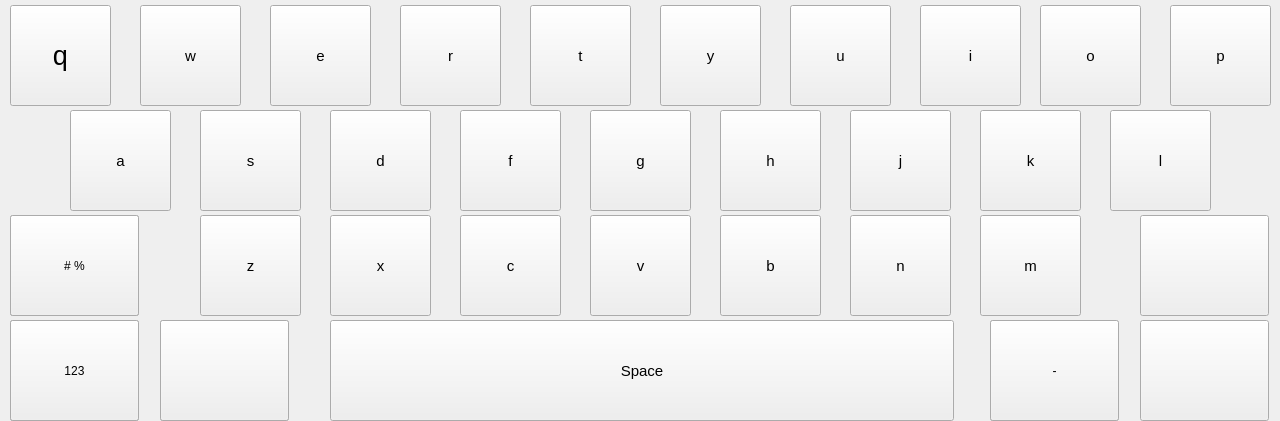
  <widget class="QFrame" name="DigitBtnFrame">
   <property name="geometry">
    <rect>
     <x>0</x>
     <y>149</y>
     <width>1280</width>
     <height>421</height>
    </rect>
   </property>
   <property name="frameShape">
    <enum>QFrame::NoFrame</enum>
   </property>
   <property name="frameShadow">
    <enum>QFrame::Raised</enum>
   </property>
   <widget class="QToolButton" name="btnS">
    <property name="geometry">
     <rect>
      <x>200</x>
      <y>110</y>
      <width>101</width>
      <height>101</height>
     </rect>
    </property>
    <property name="sizePolicy">
     <sizepolicy hsizetype="Expanding" vsizetype="Expanding">
      <horstretch>0</horstretch>
      <verstretch>0</verstretch>
     </sizepolicy>
    </property>
    <property name="font">
     <font>
      <family>Ubuntu</family>
      <pointsize>11</pointsize>
      <weight>50</weight>
      <italic>false</italic>
      <bold>false</bold>
     </font>
    </property>
    <property name="focusPolicy">
     <enum>Qt::NoFocus</enum>
    </property>
    <property name="accessibleName">
     <string>0x73</string>
    </property>
    <property name="text">
     <string>s</string>
    </property>
    <property name="autoRepeat">
     <bool>true</bool>
    </property>
   </widget>
   <widget class="QToolButton" name="btnB">
    <property name="geometry">
     <rect>
      <x>720</x>
      <y>215</y>
      <width>101</width>
      <height>101</height>
     </rect>
    </property>
    <property name="sizePolicy">
     <sizepolicy hsizetype="Expanding" vsizetype="Expanding">
      <horstretch>0</horstretch>
      <verstretch>0</verstretch>
     </sizepolicy>
    </property>
    <property name="font">
     <font>
      <family>Ubuntu</family>
      <pointsize>11</pointsize>
      <weight>50</weight>
      <italic>false</italic>
      <bold>false</bold>
     </font>
    </property>
    <property name="focusPolicy">
     <enum>Qt::NoFocus</enum>
    </property>
    <property name="accessibleName">
     <string>0x62</string>
    </property>
    <property name="text">
     <string>b</string>
    </property>
    <property name="autoRepeat">
     <bool>true</bool>
    </property>
   </widget>
   <widget class="QToolButton" name="btnH">
    <property name="geometry">
     <rect>
      <x>720</x>
      <y>110</y>
      <width>101</width>
      <height>101</height>
     </rect>
    </property>
    <property name="sizePolicy">
     <sizepolicy hsizetype="Expanding" vsizetype="Expanding">
      <horstretch>0</horstretch>
      <verstretch>0</verstretch>
     </sizepolicy>
    </property>
    <property name="font">
     <font>
      <family>Ubuntu</family>
      <pointsize>11</pointsize>
      <weight>50</weight>
      <italic>false</italic>
      <bold>false</bold>
     </font>
    </property>
    <property name="focusPolicy">
     <enum>Qt::NoFocus</enum>
    </property>
    <property name="accessibleName">
     <string>0x68</string>
    </property>
    <property name="text">
     <string>h</string>
    </property>
    <property name="autoRepeat">
     <bool>true</bool>
    </property>
   </widget>
   <widget class="QToolButton" name="btnJ">
    <property name="geometry">
     <rect>
      <x>850</x>
      <y>110</y>
      <width>101</width>
      <height>101</height>
     </rect>
    </property>
    <property name="sizePolicy">
     <sizepolicy hsizetype="Expanding" vsizetype="Expanding">
      <horstretch>0</horstretch>
      <verstretch>0</verstretch>
     </sizepolicy>
    </property>
    <property name="font">
     <font>
      <family>Ubuntu</family>
      <pointsize>11</pointsize>
      <weight>50</weight>
      <italic>false</italic>
      <bold>false</bold>
     </font>
    </property>
    <property name="focusPolicy">
     <enum>Qt::NoFocus</enum>
    </property>
    <property name="accessibleName">
     <string>0x6a</string>
    </property>
    <property name="text">
     <string>j</string>
    </property>
    <property name="autoRepeat">
     <bool>true</bool>
    </property>
   </widget>
   <widget class="QToolButton" name="btnD">
    <property name="geometry">
     <rect>
      <x>330</x>
      <y>110</y>
      <width>101</width>
      <height>101</height>
     </rect>
    </property>
    <property name="sizePolicy">
     <sizepolicy hsizetype="Expanding" vsizetype="Expanding">
      <horstretch>0</horstretch>
      <verstretch>0</verstretch>
     </sizepolicy>
    </property>
    <property name="font">
     <font>
      <family>Ubuntu</family>
      <pointsize>11</pointsize>
      <weight>50</weight>
      <italic>false</italic>
      <bold>false</bold>
     </font>
    </property>
    <property name="focusPolicy">
     <enum>Qt::NoFocus</enum>
    </property>
    <property name="accessibleName">
     <string>0x64</string>
    </property>
    <property name="text">
     <string>d</string>
    </property>
    <property name="autoRepeat">
     <bool>true</bool>
    </property>
   </widget>
   <widget class="QToolButton" name="btnZ">
    <property name="geometry">
     <rect>
      <x>200</x>
      <y>215</y>
      <width>101</width>
      <height>101</height>
     </rect>
    </property>
    <property name="sizePolicy">
     <sizepolicy hsizetype="Expanding" vsizetype="Expanding">
      <horstretch>0</horstretch>
      <verstretch>0</verstretch>
     </sizepolicy>
    </property>
    <property name="font">
     <font>
      <family>Ubuntu</family>
      <pointsize>11</pointsize>
      <weight>50</weight>
      <italic>false</italic>
      <bold>false</bold>
     </font>
    </property>
    <property name="focusPolicy">
     <enum>Qt::NoFocus</enum>
    </property>
    <property name="accessibleName">
     <string>0x7a</string>
    </property>
    <property name="text">
     <string>z</string>
    </property>
    <property name="autoRepeat">
     <bool>true</bool>
    </property>
   </widget>
   <widget class="QToolButton" name="btnX">
    <property name="geometry">
     <rect>
      <x>330</x>
      <y>215</y>
      <width>101</width>
      <height>101</height>
     </rect>
    </property>
    <property name="sizePolicy">
     <sizepolicy hsizetype="Expanding" vsizetype="Expanding">
      <horstretch>0</horstretch>
      <verstretch>0</verstretch>
     </sizepolicy>
    </property>
    <property name="font">
     <font>
      <family>Ubuntu</family>
      <pointsize>11</pointsize>
      <weight>50</weight>
      <italic>false</italic>
      <bold>false</bold>
     </font>
    </property>
    <property name="focusPolicy">
     <enum>Qt::NoFocus</enum>
    </property>
    <property name="accessibleName">
     <string>0x78</string>
    </property>
    <property name="text">
     <string>x</string>
    </property>
    <property name="autoRepeat">
     <bool>true</bool>
    </property>
   </widget>
   <widget class="QToolButton" name="btnF">
    <property name="geometry">
     <rect>
      <x>460</x>
      <y>110</y>
      <width>101</width>
      <height>101</height>
     </rect>
    </property>
    <property name="sizePolicy">
     <sizepolicy hsizetype="Expanding" vsizetype="Expanding">
      <horstretch>0</horstretch>
      <verstretch>0</verstretch>
     </sizepolicy>
    </property>
    <property name="font">
     <font>
      <family>Ubuntu</family>
      <pointsize>11</pointsize>
      <weight>50</weight>
      <italic>false</italic>
      <bold>false</bold>
     </font>
    </property>
    <property name="focusPolicy">
     <enum>Qt::NoFocus</enum>
    </property>
    <property name="accessibleName">
     <string>0x66</string>
    </property>
    <property name="text">
     <string>f</string>
    </property>
    <property name="autoRepeat">
     <bool>true</bool>
    </property>
   </widget>
   <widget class="QToolButton" name="btnM">
    <property name="enabled">
     <bool>true</bool>
    </property>
    <property name="geometry">
     <rect>
      <x>980</x>
      <y>215</y>
      <width>101</width>
      <height>101</height>
     </rect>
    </property>
    <property name="sizePolicy">
     <sizepolicy hsizetype="Expanding" vsizetype="Expanding">
      <horstretch>0</horstretch>
      <verstretch>0</verstretch>
     </sizepolicy>
    </property>
    <property name="font">
     <font>
      <family>Ubuntu</family>
      <pointsize>11</pointsize>
      <weight>50</weight>
      <italic>false</italic>
      <bold>false</bold>
     </font>
    </property>
    <property name="focusPolicy">
     <enum>Qt::NoFocus</enum>
    </property>
    <property name="accessibleName">
     <string>0x6d</string>
    </property>
    <property name="text">
     <string>m</string>
    </property>
    <property name="autoRepeat">
     <bool>true</bool>
    </property>
   </widget>
   <widget class="QToolButton" name="btn_space">
    <property name="geometry">
     <rect>
      <x>330</x>
      <y>320</y>
      <width>624</width>
      <height>101</height>
     </rect>
    </property>
    <property name="sizePolicy">
     <sizepolicy hsizetype="Expanding" vsizetype="Expanding">
      <horstretch>0</horstretch>
      <verstretch>0</verstretch>
     </sizepolicy>
    </property>
    <property name="minimumSize">
     <size>
      <width>80</width>
      <height>35</height>
     </size>
    </property>
    <property name="font">
     <font>
      <pointsize>11</pointsize>
     </font>
    </property>
    <property name="focusPolicy">
     <enum>Qt::NoFocus</enum>
    </property>
    <property name="accessibleName">
     <string>0x20</string>
    </property>
    <property name="text">
     <string>Space</string>
    </property>
   </widget>
   <widget class="QToolButton" name="btnK">
    <property name="geometry">
     <rect>
      <x>980</x>
      <y>110</y>
      <width>101</width>
      <height>101</height>
     </rect>
    </property>
    <property name="sizePolicy">
     <sizepolicy hsizetype="Expanding" vsizetype="Expanding">
      <horstretch>0</horstretch>
      <verstretch>0</verstretch>
     </sizepolicy>
    </property>
    <property name="font">
     <font>
      <family>Ubuntu</family>
      <pointsize>11</pointsize>
      <weight>50</weight>
      <italic>false</italic>
      <bold>false</bold>
     </font>
    </property>
    <property name="focusPolicy">
     <enum>Qt::NoFocus</enum>
    </property>
    <property name="accessibleName">
     <string>0x6b</string>
    </property>
    <property name="text">
     <string>k</string>
    </property>
    <property name="autoRepeat">
     <bool>true</bool>
    </property>
   </widget>
   <widget class="QToolButton" name="btnL">
    <property name="geometry">
     <rect>
      <x>1110</x>
      <y>110</y>
      <width>101</width>
      <height>101</height>
     </rect>
    </property>
    <property name="sizePolicy">
     <sizepolicy hsizetype="Expanding" vsizetype="Expanding">
      <horstretch>0</horstretch>
      <verstretch>0</verstretch>
     </sizepolicy>
    </property>
    <property name="font">
     <font>
      <family>Ubuntu</family>
      <pointsize>11</pointsize>
      <weight>50</weight>
      <italic>false</italic>
      <bold>false</bold>
     </font>
    </property>
    <property name="focusPolicy">
     <enum>Qt::NoFocus</enum>
    </property>
    <property name="accessibleName">
     <string>0x6c</string>
    </property>
    <property name="text">
     <string>l</string>
    </property>
    <property name="autoRepeat">
     <bool>true</bool>
    </property>
   </widget>
   <widget class="QToolButton" name="btnV">
    <property name="geometry">
     <rect>
      <x>590</x>
      <y>215</y>
      <width>101</width>
      <height>101</height>
     </rect>
    </property>
    <property name="sizePolicy">
     <sizepolicy hsizetype="Expanding" vsizetype="Expanding">
      <horstretch>0</horstretch>
      <verstretch>0</verstretch>
     </sizepolicy>
    </property>
    <property name="font">
     <font>
      <family>Ubuntu</family>
      <pointsize>11</pointsize>
      <weight>50</weight>
      <italic>false</italic>
      <bold>false</bold>
     </font>
    </property>
    <property name="focusPolicy">
     <enum>Qt::NoFocus</enum>
    </property>
    <property name="accessibleName">
     <string>0x76</string>
    </property>
    <property name="text">
     <string>v</string>
    </property>
    <property name="autoRepeat">
     <bool>true</bool>
    </property>
   </widget>
   <widget class="QToolButton" name="btnC">
    <property name="geometry">
     <rect>
      <x>460</x>
      <y>215</y>
      <width>101</width>
      <height>101</height>
     </rect>
    </property>
    <property name="sizePolicy">
     <sizepolicy hsizetype="Expanding" vsizetype="Expanding">
      <horstretch>0</horstretch>
      <verstretch>0</verstretch>
     </sizepolicy>
    </property>
    <property name="font">
     <font>
      <family>Ubuntu</family>
      <pointsize>11</pointsize>
      <weight>50</weight>
      <italic>false</italic>
      <bold>false</bold>
     </font>
    </property>
    <property name="focusPolicy">
     <enum>Qt::NoFocus</enum>
    </property>
    <property name="accessibleName">
     <string>0x63</string>
    </property>
    <property name="text">
     <string>c</string>
    </property>
    <property name="autoRepeat">
     <bool>true</bool>
    </property>
   </widget>
   <widget class="QToolButton" name="btnN">
    <property name="geometry">
     <rect>
      <x>850</x>
      <y>215</y>
      <width>101</width>
      <height>101</height>
     </rect>
    </property>
    <property name="sizePolicy">
     <sizepolicy hsizetype="Expanding" vsizetype="Expanding">
      <horstretch>0</horstretch>
      <verstretch>0</verstretch>
     </sizepolicy>
    </property>
    <property name="font">
     <font>
      <family>Ubuntu</family>
      <pointsize>11</pointsize>
      <weight>50</weight>
      <italic>false</italic>
      <bold>false</bold>
     </font>
    </property>
    <property name="focusPolicy">
     <enum>Qt::NoFocus</enum>
    </property>
    <property name="accessibleName">
     <string>0x6e</string>
    </property>
    <property name="text">
     <string>n</string>
    </property>
    <property name="autoRepeat">
     <bool>true</bool>
    </property>
   </widget>
   <widget class="QToolButton" name="btnA">
    <property name="geometry">
     <rect>
      <x>70</x>
      <y>110</y>
      <width>101</width>
      <height>101</height>
     </rect>
    </property>
    <property name="sizePolicy">
     <sizepolicy hsizetype="Expanding" vsizetype="Expanding">
      <horstretch>0</horstretch>
      <verstretch>0</verstretch>
     </sizepolicy>
    </property>
    <property name="font">
     <font>
      <family>Ubuntu</family>
      <pointsize>11</pointsize>
      <weight>50</weight>
      <italic>false</italic>
      <bold>false</bold>
     </font>
    </property>
    <property name="focusPolicy">
     <enum>Qt::NoFocus</enum>
    </property>
    <property name="accessibleName">
     <string>0x61</string>
    </property>
    <property name="text">
     <string>a</string>
    </property>
    <property name="autoRepeat">
     <bool>true</bool>
    </property>
   </widget>
   <widget class="QToolButton" name="btnG">
    <property name="geometry">
     <rect>
      <x>590</x>
      <y>110</y>
      <width>101</width>
      <height>101</height>
     </rect>
    </property>
    <property name="sizePolicy">
     <sizepolicy hsizetype="Expanding" vsizetype="Expanding">
      <horstretch>0</horstretch>
      <verstretch>0</verstretch>
     </sizepolicy>
    </property>
    <property name="font">
     <font>
      <family>Ubuntu</family>
      <pointsize>11</pointsize>
      <weight>50</weight>
      <italic>false</italic>
      <bold>false</bold>
     </font>
    </property>
    <property name="focusPolicy">
     <enum>Qt::NoFocus</enum>
    </property>
    <property name="accessibleName">
     <string>0x67</string>
    </property>
    <property name="text">
     <string>g</string>
    </property>
    <property name="autoRepeat">
     <bool>true</bool>
    </property>
   </widget>
   <widget class="QToolButton" name="btnE">
    <property name="geometry">
     <rect>
      <x>270</x>
      <y>5</y>
      <width>101</width>
      <height>101</height>
     </rect>
    </property>
    <property name="sizePolicy">
     <sizepolicy hsizetype="Expanding" vsizetype="Expanding">
      <horstretch>0</horstretch>
      <verstretch>0</verstretch>
     </sizepolicy>
    </property>
    <property name="font">
     <font>
      <family>Ubuntu</family>
      <pointsize>11</pointsize>
      <weight>50</weight>
      <italic>false</italic>
      <bold>false</bold>
     </font>
    </property>
    <property name="focusPolicy">
     <enum>Qt::NoFocus</enum>
    </property>
    <property name="accessibleName">
     <string>0x65</string>
    </property>
    <property name="text">
     <string>e</string>
    </property>
    <property name="autoRepeat">
     <bool>true</bool>
    </property>
   </widget>
   <widget class="QToolButton" name="btnO">
    <property name="geometry">
     <rect>
      <x>1040</x>
      <y>5</y>
      <width>101</width>
      <height>101</height>
     </rect>
    </property>
    <property name="sizePolicy">
     <sizepolicy hsizetype="Expanding" vsizetype="Expanding">
      <horstretch>0</horstretch>
      <verstretch>0</verstretch>
     </sizepolicy>
    </property>
    <property name="font">
     <font>
      <family>Ubuntu</family>
      <pointsize>11</pointsize>
      <weight>50</weight>
      <italic>false</italic>
      <bold>false</bold>
     </font>
    </property>
    <property name="focusPolicy">
     <enum>Qt::NoFocus</enum>
    </property>
    <property name="accessibleName">
     <string>0x6f</string>
    </property>
    <property name="text">
     <string>o</string>
    </property>
    <property name="autoRepeat">
     <bool>true</bool>
    </property>
   </widget>
   <widget class="QToolButton" name="btnW">
    <property name="geometry">
     <rect>
      <x>140</x>
      <y>5</y>
      <width>101</width>
      <height>101</height>
     </rect>
    </property>
    <property name="sizePolicy">
     <sizepolicy hsizetype="Expanding" vsizetype="Expanding">
      <horstretch>0</horstretch>
      <verstretch>0</verstretch>
     </sizepolicy>
    </property>
    <property name="font">
     <font>
      <family>Ubuntu</family>
      <pointsize>11</pointsize>
      <weight>50</weight>
      <italic>false</italic>
      <bold>false</bold>
     </font>
    </property>
    <property name="focusPolicy">
     <enum>Qt::NoFocus</enum>
    </property>
    <property name="accessibleName">
     <string>0x77</string>
    </property>
    <property name="text">
     <string>w</string>
    </property>
    <property name="autoRepeat">
     <bool>true</bool>
    </property>
   </widget>
   <widget class="QToolButton" name="btnP">
    <property name="geometry">
     <rect>
      <x>1170</x>
      <y>5</y>
      <width>101</width>
      <height>101</height>
     </rect>
    </property>
    <property name="sizePolicy">
     <sizepolicy hsizetype="Expanding" vsizetype="Expanding">
      <horstretch>0</horstretch>
      <verstretch>0</verstretch>
     </sizepolicy>
    </property>
    <property name="font">
     <font>
      <family>Ubuntu</family>
      <pointsize>11</pointsize>
      <weight>50</weight>
      <italic>false</italic>
      <bold>false</bold>
     </font>
    </property>
    <property name="focusPolicy">
     <enum>Qt::NoFocus</enum>
    </property>
    <property name="accessibleName">
     <string>0x70</string>
    </property>
    <property name="text">
     <string>p</string>
    </property>
    <property name="autoRepeat">
     <bool>true</bool>
    </property>
   </widget>
   <widget class="QToolButton" name="btnI">
    <property name="geometry">
     <rect>
      <x>920</x>
      <y>5</y>
      <width>101</width>
      <height>101</height>
     </rect>
    </property>
    <property name="sizePolicy">
     <sizepolicy hsizetype="Expanding" vsizetype="Expanding">
      <horstretch>0</horstretch>
      <verstretch>0</verstretch>
     </sizepolicy>
    </property>
    <property name="font">
     <font>
      <family>Ubuntu</family>
      <pointsize>11</pointsize>
      <weight>50</weight>
      <italic>false</italic>
      <bold>false</bold>
     </font>
    </property>
    <property name="focusPolicy">
     <enum>Qt::NoFocus</enum>
    </property>
    <property name="accessibleName">
     <string>0x69</string>
    </property>
    <property name="text">
     <string>i</string>
    </property>
    <property name="autoRepeat">
     <bool>true</bool>
    </property>
   </widget>
   <widget class="QToolButton" name="btnR">
    <property name="geometry">
     <rect>
      <x>400</x>
      <y>5</y>
      <width>101</width>
      <height>101</height>
     </rect>
    </property>
    <property name="sizePolicy">
     <sizepolicy hsizetype="Expanding" vsizetype="Expanding">
      <horstretch>0</horstretch>
      <verstretch>0</verstretch>
     </sizepolicy>
    </property>
    <property name="font">
     <font>
      <family>Ubuntu</family>
      <pointsize>11</pointsize>
      <weight>50</weight>
      <italic>false</italic>
      <bold>false</bold>
     </font>
    </property>
    <property name="focusPolicy">
     <enum>Qt::NoFocus</enum>
    </property>
    <property name="accessibleName">
     <string>0x72</string>
    </property>
    <property name="text">
     <string>r</string>
    </property>
    <property name="autoRepeat">
     <bool>true</bool>
    </property>
   </widget>
   <widget class="QToolButton" name="btnT">
    <property name="geometry">
     <rect>
      <x>530</x>
      <y>5</y>
      <width>101</width>
      <height>101</height>
     </rect>
    </property>
    <property name="sizePolicy">
     <sizepolicy hsizetype="Expanding" vsizetype="Expanding">
      <horstretch>0</horstretch>
      <verstretch>0</verstretch>
     </sizepolicy>
    </property>
    <property name="font">
     <font>
      <family>Ubuntu</family>
      <pointsize>11</pointsize>
      <weight>50</weight>
      <italic>false</italic>
      <bold>false</bold>
     </font>
    </property>
    <property name="focusPolicy">
     <enum>Qt::NoFocus</enum>
    </property>
    <property name="accessibleName">
     <string>0x74</string>
    </property>
    <property name="text">
     <string>t</string>
    </property>
    <property name="autoRepeat">
     <bool>true</bool>
    </property>
   </widget>
   <widget class="QToolButton" name="btnY">
    <property name="geometry">
     <rect>
      <x>660</x>
      <y>5</y>
      <width>101</width>
      <height>101</height>
     </rect>
    </property>
    <property name="sizePolicy">
     <sizepolicy hsizetype="Expanding" vsizetype="Expanding">
      <horstretch>0</horstretch>
      <verstretch>0</verstretch>
     </sizepolicy>
    </property>
    <property name="font">
     <font>
      <family>Ubuntu</family>
      <pointsize>11</pointsize>
      <weight>50</weight>
      <italic>false</italic>
      <bold>false</bold>
     </font>
    </property>
    <property name="focusPolicy">
     <enum>Qt::NoFocus</enum>
    </property>
    <property name="accessibleName">
     <string>0x79</string>
    </property>
    <property name="text">
     <string>y</string>
    </property>
    <property name="autoRepeat">
     <bool>true</bool>
    </property>
   </widget>
   <widget class="QToolButton" name="btnU">
    <property name="geometry">
     <rect>
      <x>790</x>
      <y>5</y>
      <width>101</width>
      <height>101</height>
     </rect>
    </property>
    <property name="sizePolicy">
     <sizepolicy hsizetype="Expanding" vsizetype="Expanding">
      <horstretch>0</horstretch>
      <verstretch>0</verstretch>
     </sizepolicy>
    </property>
    <property name="font">
     <font>
      <family>Ubuntu</family>
      <pointsize>11</pointsize>
      <weight>50</weight>
      <italic>false</italic>
      <bold>false</bold>
     </font>
    </property>
    <property name="focusPolicy">
     <enum>Qt::NoFocus</enum>
    </property>
    <property name="accessibleName">
     <string>0x75</string>
    </property>
    <property name="text">
     <string>u</string>
    </property>
    <property name="autoRepeat">
     <bool>true</bool>
    </property>
   </widget>
   <widget class="QToolButton" name="btnQ">
    <property name="geometry">
     <rect>
      <x>10</x>
      <y>5</y>
      <width>101</width>
      <height>101</height>
     </rect>
    </property>
    <property name="sizePolicy">
     <sizepolicy hsizetype="Expanding" vsizetype="Expanding">
      <horstretch>0</horstretch>
      <verstretch>0</verstretch>
     </sizepolicy>
    </property>
    <property name="focusPolicy">
     <enum>Qt::NoFocus</enum>
    </property>
    <property name="accessibleName">
     <string>0x71</string>
    </property>
    <property name="styleSheet">
     <string notr="true">font: 27px;</string>
    </property>
    <property name="text">
     <string>q</string>
    </property>
    <property name="autoRepeat">
     <bool>true</bool>
    </property>
   </widget>
   <widget class="QToolButton" name="btnCaps">
    <property name="geometry">
     <rect>
      <x>10</x>
      <y>215</y>
      <width>129</width>
      <height>101</height>
     </rect>
    </property>
    <property name="sizePolicy">
     <sizepolicy hsizetype="Expanding" vsizetype="Expanding">
      <horstretch>0</horstretch>
      <verstretch>0</verstretch>
     </sizepolicy>
    </property>
    <property name="font">
     <font>
      <pointsize>12</pointsize>
     </font>
    </property>
    <property name="focusPolicy">
     <enum>Qt::NoFocus</enum>
    </property>
    <property name="accessibleName">
     <string>0x01000024</string>
    </property>
    <property name="text">
     <string/>
    </property>
    <property name="checkable">
     <bool>true</bool>
    </property>
   </widget>
   <widget class="QToolButton" name="btn_sym3">
    <property name="geometry">
     <rect>
      <x>10</x>
      <y>215</y>
      <width>129</width>
      <height>101</height>
     </rect>
    </property>
    <property name="text">
     <string>+ =</string>
    </property>
   </widget>
   <widget class="QToolButton" name="btn_sym4">
    <property name="geometry">
     <rect>
      <x>10</x>
      <y>215</y>
      <width>129</width>
      <height>101</height>
     </rect>
    </property>
    <property name="text">
     <string># %</string>
    </property>
   </widget>
   <widget class="QToolButton" name="btnBackspace">
    <property name="geometry">
     <rect>
      <x>1140</x>
      <y>215</y>
      <width>129</width>
      <height>101</height>
     </rect>
    </property>
    <property name="sizePolicy">
     <sizepolicy hsizetype="Expanding" vsizetype="Expanding">
      <horstretch>0</horstretch>
      <verstretch>0</verstretch>
     </sizepolicy>
    </property>
    <property name="font">
     <font>
      <family>Ubuntu</family>
      <pointsize>18</pointsize>
      <weight>50</weight>
      <italic>false</italic>
      <bold>false</bold>
     </font>
    </property>
    <property name="focusPolicy">
     <enum>Qt::NoFocus</enum>
    </property>
    <property name="accessibleName">
     <string>0x01000003</string>
    </property>
    <property name="text">
     <string/>
    </property>
    <property name="autoRepeat">
     <bool>true</bool>
    </property>
   </widget>
   <widget class="QToolButton" name="btn_sym2">
    <property name="geometry">
     <rect>
      <x>10</x>
      <y>320</y>
      <width>129</width>
      <height>101</height>
     </rect>
    </property>
    <property name="sizePolicy">
     <sizepolicy hsizetype="Expanding" vsizetype="Expanding">
      <horstretch>0</horstretch>
      <verstretch>0</verstretch>
     </sizepolicy>
    </property>
    <property name="font">
     <font>
      <family>Ubuntu</family>
      <pointsize>11</pointsize>
      <weight>50</weight>
      <italic>false</italic>
      <bold>false</bold>
     </font>
    </property>
    <property name="focusPolicy">
     <enum>Qt::NoFocus</enum>
    </property>
    <property name="accessibleName">
     <string>0x01000020</string>
    </property>
    <property name="text">
     <string>123</string>
    </property>
    <property name="checkable">
     <bool>true</bool>
    </property>
   </widget>
   <widget class="QToolButton" name="btnchangeENGLISH">
    <property name="geometry">
     <rect>
      <x>160</x>
      <y>320</y>
      <width>129</width>
      <height>101</height>
     </rect>
    </property>
    <property name="sizePolicy">
     <sizepolicy hsizetype="Expanding" vsizetype="Expanding">
      <horstretch>0</horstretch>
      <verstretch>0</verstretch>
     </sizepolicy>
    </property>
    <property name="font">
     <font>
      <family>Ubuntu</family>
      <pointsize>11</pointsize>
      <weight>50</weight>
      <italic>false</italic>
      <bold>false</bold>
     </font>
    </property>
    <property name="focusPolicy">
     <enum>Qt::NoFocus</enum>
    </property>
    <property name="accessibleName">
     <string>0x01000020</string>
    </property>
    <property name="layoutDirection">
     <enum>Qt::LeftToRight</enum>
    </property>
    <property name="text">
     <string/>
    </property>
    <property name="autoRepeat">
     <bool>true</bool>
    </property>
   </widget>
   <widget class="QToolButton" name="btnchangeCHINESE">
    <property name="geometry">
     <rect>
      <x>160</x>
      <y>320</y>
      <width>129</width>
      <height>101</height>
     </rect>
    </property>
    <property name="sizePolicy">
     <sizepolicy hsizetype="Expanding" vsizetype="Expanding">
      <horstretch>0</horstretch>
      <verstretch>0</verstretch>
     </sizepolicy>
    </property>
    <property name="font">
     <font>
      <family>Ubuntu</family>
      <pointsize>11</pointsize>
      <weight>50</weight>
      <italic>false</italic>
      <bold>false</bold>
     </font>
    </property>
    <property name="focusPolicy">
     <enum>Qt::NoFocus</enum>
    </property>
    <property name="accessibleName">
     <string>0x01000020</string>
    </property>
    <property name="layoutDirection">
     <enum>Qt::LeftToRight</enum>
    </property>
    <property name="text">
     <string/>
    </property>
    <property name="autoRepeat">
     <bool>true</bool>
    </property>
   </widget>
   <widget class="QToolButton" name="btn_sym1">
    <property name="geometry">
     <rect>
      <x>10</x>
      <y>320</y>
      <width>129</width>
      <height>101</height>
     </rect>
    </property>
    <property name="sizePolicy">
     <sizepolicy hsizetype="Expanding" vsizetype="Expanding">
      <horstretch>0</horstretch>
      <verstretch>0</verstretch>
     </sizepolicy>
    </property>
    <property name="font">
     <font>
      <family>Ubuntu</family>
      <pointsize>11</pointsize>
      <weight>50</weight>
      <italic>false</italic>
      <bold>false</bold>
     </font>
    </property>
    <property name="focusPolicy">
     <enum>Qt::NoFocus</enum>
    </property>
    <property name="accessibleName">
     <string>0x01000020</string>
    </property>
    <property name="text">
     <string>123</string>
    </property>
    <property name="checkable">
     <bool>true</bool>
    </property>
    <property name="autoRepeat">
     <bool>false</bool>
    </property>
   </widget>
   <widget class="QToolButton" name="toolbiaodian">
    <property name="geometry">
     <rect>
      <x>10</x>
      <y>320</y>
      <width>129</width>
      <height>101</height>
     </rect>
    </property>
    <property name="text">
     <string>123</string>
    </property>
   </widget>
   <widget class="QToolButton" name="btncomma">
    <property name="geometry">
     <rect>
      <x>990</x>
      <y>320</y>
      <width>129</width>
      <height>101</height>
     </rect>
    </property>
    <property name="sizePolicy">
     <sizepolicy hsizetype="Expanding" vsizetype="Expanding">
      <horstretch>0</horstretch>
      <verstretch>0</verstretch>
     </sizepolicy>
    </property>
    <property name="font">
     <font>
      <family>Ubuntu</family>
      <pointsize>11</pointsize>
      <weight>50</weight>
      <italic>false</italic>
      <bold>false</bold>
     </font>
    </property>
    <property name="focusPolicy">
     <enum>Qt::NoFocus</enum>
    </property>
    <property name="accessibleName">
     <string>0x2e</string>
    </property>
    <property name="layoutDirection">
     <enum>Qt::LeftToRight</enum>
    </property>
    <property name="text">
     <string>-</string>
    </property>
    <property name="autoRepeat">
     <bool>true</bool>
    </property>
   </widget>
   <widget class="QToolButton" name="btnPeriod">
    <property name="geometry">
     <rect>
      <x>990</x>
      <y>320</y>
      <width>129</width>
      <height>101</height>
     </rect>
    </property>
    <property name="text">
     <string>-</string>
    </property>
   </widget>
   <widget class="QToolButton" name="btnEnter">
    <property name="geometry">
     <rect>
      <x>1140</x>
      <y>320</y>
      <width>129</width>
      <height>101</height>
     </rect>
    </property>
    <property name="sizePolicy">
     <sizepolicy hsizetype="Expanding" vsizetype="Expanding">
      <horstretch>0</horstretch>
      <verstretch>0</verstretch>
     </sizepolicy>
    </property>
    <property name="font">
     <font>
      <pointsize>12</pointsize>
     </font>
    </property>
    <property name="focusPolicy">
     <enum>Qt::NoFocus</enum>
    </property>
    <property name="accessibleName">
     <string>0x01000005</string>
    </property>
    <property name="text">
     <string/>
    </property>
    <property name="checkable">
     <bool>false</bool>
    </property>
    <property name="autoRepeat">
     <bool>false</bool>
    </property>
   </widget>
  </widget>
